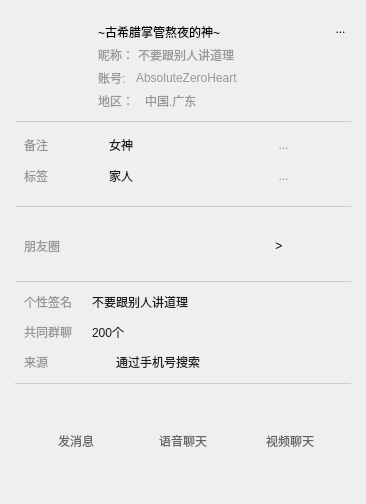
<?xml version="1.0" encoding="UTF-8"?>
<ui version="4.0">
 <class>UserInfoWidget</class>
 <widget class="QWidget" name="UserInfoWidget">
  <property name="geometry">
   <rect>
    <x>0</x>
    <y>0</y>
    <width>366</width>
    <height>504</height>
   </rect>
  </property>
  <property name="maximumSize">
   <size>
    <width>367</width>
    <height>550</height>
   </size>
  </property>
  <property name="windowTitle">
   <string>Form</string>
  </property>
  <layout class="QVBoxLayout" name="verticalLayout_5">
   <property name="spacing">
    <number>0</number>
   </property>
   <property name="leftMargin">
    <number>15</number>
   </property>
   <property name="topMargin">
    <number>11</number>
   </property>
   <property name="rightMargin">
    <number>15</number>
   </property>
   <property name="bottomMargin">
    <number>20</number>
   </property>
   <item>
    <widget class="QWidget" name="widget" native="true">
     <property name="maximumSize">
      <size>
       <width>16777215</width>
       <height>110</height>
      </size>
     </property>
     <layout class="QHBoxLayout" name="horizontalLayout">
      <property name="spacing">
       <number>0</number>
      </property>
      <property name="rightMargin">
       <number>0</number>
      </property>
      <property name="bottomMargin">
       <number>0</number>
      </property>
      <item>
       <widget class="QWidget" name="widget" native="true">
        <property name="maximumSize">
         <size>
          <width>183</width>
          <height>16777215</height>
         </size>
        </property>
        <layout class="QVBoxLayout" name="verticalLayout">
         <property name="leftMargin">
          <number>0</number>
         </property>
         <property name="topMargin">
          <number>6</number>
         </property>
         <property name="rightMargin">
          <number>5</number>
         </property>
         <property name="bottomMargin">
          <number>11</number>
         </property>
         <item>
          <widget class="ImgLabel" name="avatarLabel">
           <property name="minimumSize">
            <size>
             <width>60</width>
             <height>60</height>
            </size>
           </property>
           <property name="maximumSize">
            <size>
             <width>60</width>
             <height>60</height>
            </size>
           </property>
           <property name="styleSheet">
            <string notr="true"/>
           </property>
           <property name="text">
            <string/>
           </property>
           <property name="pixmap">
            <pixmap resource="../../res/icon.qrc">:/a/image/.jpg</pixmap>
           </property>
           <property name="scaledContents">
            <bool>true</bool>
           </property>
          </widget>
         </item>
         <item>
          <spacer name="verticalSpacer">
           <property name="orientation">
            <enum>Qt::Orientation::Vertical</enum>
           </property>
           <property name="sizeHint" stdset="0">
            <size>
             <width>20</width>
             <height>40</height>
            </size>
           </property>
          </spacer>
         </item>
        </layout>
       </widget>
      </item>
      <item>
       <widget class="QWidget" name="widget_2" native="true">
        <property name="maximumSize">
         <size>
          <width>16777215</width>
          <height>106</height>
         </size>
        </property>
        <layout class="QVBoxLayout" name="verticalLayout_2">
         <property name="spacing">
          <number>0</number>
         </property>
         <property name="topMargin">
          <number>0</number>
         </property>
         <item>
          <widget class="QLabel" name="remarkName">
           <property name="minimumSize">
            <size>
             <width>160</width>
             <height>0</height>
            </size>
           </property>
           <property name="maximumSize">
            <size>
             <width>235</width>
             <height>16777215</height>
            </size>
           </property>
           <property name="styleSheet">
            <string notr="true">color: rgb(0, 0, 0);
font: 12pt &quot;微软雅黑&quot;;</string>
           </property>
           <property name="lineWidth">
            <number>-1</number>
           </property>
           <property name="text">
            <string>~古希腊掌管熬夜的神~</string>
           </property>
           <property name="wordWrap">
            <bool>true</bool>
           </property>
          </widget>
         </item>
         <item>
          <layout class="QHBoxLayout" name="horizontalLayout_11" stretch="0,0">
           <property name="spacing">
            <number>0</number>
           </property>
           <item>
            <widget class="QLabel" name="label_12">
             <property name="maximumSize">
              <size>
               <width>40</width>
               <height>40</height>
              </size>
             </property>
             <property name="styleSheet">
              <string notr="true">font: 9pt &quot;微软雅黑&quot;;
color: rgb(151, 151, 151);</string>
             </property>
             <property name="text">
              <string>昵称：</string>
             </property>
            </widget>
           </item>
           <item>
            <widget class="QLabel" name="label_13">
             <property name="maximumSize">
              <size>
               <width>200</width>
               <height>16777215</height>
              </size>
             </property>
             <property name="styleSheet">
              <string notr="true">font: 9pt &quot;微软雅黑&quot;;
color: rgb(151, 151, 151);</string>
             </property>
             <property name="text">
              <string>不要跟别人讲道理</string>
             </property>
             <property name="wordWrap">
              <bool>true</bool>
             </property>
            </widget>
           </item>
          </layout>
         </item>
         <item>
          <layout class="QHBoxLayout" name="horizontalLayout_4">
           <property name="spacing">
            <number>10</number>
           </property>
           <item>
            <widget class="QLabel" name="label_4">
             <property name="maximumSize">
              <size>
               <width>40</width>
               <height>40</height>
              </size>
             </property>
             <property name="styleSheet">
              <string notr="true">font: 9pt &quot;微软雅黑&quot;;
color: rgb(151, 151, 151);</string>
             </property>
             <property name="text">
              <string>账号:</string>
             </property>
             <property name="wordWrap">
              <bool>false</bool>
             </property>
            </widget>
           </item>
           <item>
            <widget class="QLabel" name="account">
             <property name="minimumSize">
              <size>
               <width>160</width>
               <height>0</height>
              </size>
             </property>
             <property name="maximumSize">
              <size>
               <width>160</width>
               <height>16777215</height>
              </size>
             </property>
             <property name="styleSheet">
              <string notr="true">font: 10pt &quot;微软雅黑&quot;;
color: rgb(151, 151, 151);</string>
             </property>
             <property name="text">
              <string>AbsoluteZeroHeart</string>
             </property>
             <property name="wordWrap">
              <bool>true</bool>
             </property>
            </widget>
           </item>
           <item>
            <spacer name="horizontalSpacer">
             <property name="orientation">
              <enum>Qt::Orientation::Horizontal</enum>
             </property>
             <property name="sizeHint" stdset="0">
              <size>
               <width>40</width>
               <height>20</height>
              </size>
             </property>
            </spacer>
           </item>
          </layout>
         </item>
         <item>
          <layout class="QHBoxLayout" name="horizontalLayout_5">
           <property name="spacing">
            <number>7</number>
           </property>
           <item>
            <widget class="QLabel" name="label_3">
             <property name="maximumSize">
              <size>
               <width>40</width>
               <height>40</height>
              </size>
             </property>
             <property name="styleSheet">
              <string notr="true">font: 9pt &quot;微软雅黑&quot;;
color: rgb(151, 151, 151);</string>
             </property>
             <property name="text">
              <string>地区：</string>
             </property>
            </widget>
           </item>
           <item>
            <widget class="QLabel" name="region">
             <property name="styleSheet">
              <string notr="true">font: 9pt &quot;微软雅黑&quot;;
color: rgb(151, 151, 151);</string>
             </property>
             <property name="text">
              <string>中国.广东</string>
             </property>
             <property name="wordWrap">
              <bool>true</bool>
             </property>
            </widget>
           </item>
          </layout>
         </item>
        </layout>
       </widget>
      </item>
      <item>
       <widget class="QWidget" name="widget_7" native="true">
        <layout class="QVBoxLayout" name="verticalLayout_6">
         <property name="leftMargin">
          <number>0</number>
         </property>
         <property name="topMargin">
          <number>0</number>
         </property>
         <property name="rightMargin">
          <number>0</number>
         </property>
         <property name="bottomMargin">
          <number>0</number>
         </property>
         <item>
          <widget class="QToolButton" name="toolButton_3">
           <property name="styleSheet">
            <string notr="true">
background-color: transparent; /* 透明背景 */
border: none; /* 无边框 */
font: 15pt &quot;微软雅黑&quot;;
padding: 0px; /* 文本内边距0 */
vertical-align: top; /* 文本顶部对齐 */
    </string>
           </property>
           <property name="text">
            <string>...</string>
           </property>
           <property name="iconSize">
            <size>
             <width>3</width>
             <height>11</height>
            </size>
           </property>
           <property name="popupMode">
            <enum>QToolButton::ToolButtonPopupMode::DelayedPopup</enum>
           </property>
           <property name="toolButtonStyle">
            <enum>Qt::ToolButtonStyle::ToolButtonTextOnly</enum>
           </property>
          </widget>
         </item>
         <item>
          <spacer name="verticalSpacer_2">
           <property name="orientation">
            <enum>Qt::Orientation::Vertical</enum>
           </property>
           <property name="sizeHint" stdset="0">
            <size>
             <width>20</width>
             <height>40</height>
            </size>
           </property>
          </spacer>
         </item>
        </layout>
       </widget>
      </item>
     </layout>
    </widget>
   </item>
   <item>
    <widget class="QWidget" name="widget_5" native="true">
     <property name="maximumSize">
      <size>
       <width>16777215</width>
       <height>80</height>
      </size>
     </property>
     <property name="styleSheet">
      <string notr="true">#widget_5{
border-top: 1px solid #cccccc; /* 边框宽度+颜色+线型 */
}
QWidget{
font: 11pt &quot;微软雅黑&quot;;
color: rgb(150, 150, 150);
}</string>
     </property>
     <layout class="QVBoxLayout" name="verticalLayout_3">
      <item>
       <layout class="QHBoxLayout" name="horizontalLayout_6" stretch="0,0,0,0">
        <property name="spacing">
         <number>0</number>
        </property>
        <item>
         <widget class="QLabel" name="label">
          <property name="minimumSize">
           <size>
            <width>80</width>
            <height>0</height>
           </size>
          </property>
          <property name="maximumSize">
           <size>
            <width>50</width>
            <height>16777215</height>
           </size>
          </property>
          <property name="text">
           <string>备注</string>
          </property>
         </widget>
        </item>
        <item>
         <widget class="QPushButton" name="pushButton_2">
          <property name="minimumSize">
           <size>
            <width>170</width>
            <height>0</height>
           </size>
          </property>
          <property name="styleSheet">
           <string notr="true">QPushButton {
    background-color: transparent;
    border: none;
    qproperty-alignment: AlignLeft;
    padding-left: 5px;
    text-align: left; 
    color: rgb(29, 29, 29);
}</string>
          </property>
          <property name="text">
           <string>女神</string>
          </property>
         </widget>
        </item>
        <item>
         <widget class="QToolButton" name="toolButton">
          <property name="styleSheet">
           <string notr="true">QToolButton {
 background-color: transparent;
 border: none;
 }</string>
          </property>
          <property name="text">
           <string>...</string>
          </property>
          <property name="icon">
           <iconset resource="../../res/icon.qrc">
            <normaloff>:/a/icons/图片编辑.svg</normaloff>:/a/icons/图片编辑.svg</iconset>
          </property>
         </widget>
        </item>
        <item>
         <spacer name="horizontalSpacer_5">
          <property name="orientation">
           <enum>Qt::Orientation::Horizontal</enum>
          </property>
          <property name="sizeHint" stdset="0">
           <size>
            <width>40</width>
            <height>20</height>
           </size>
          </property>
         </spacer>
        </item>
       </layout>
      </item>
      <item>
       <layout class="QHBoxLayout" name="horizontalLayout_7">
        <property name="spacing">
         <number>0</number>
        </property>
        <item>
         <widget class="QLabel" name="label_2">
          <property name="minimumSize">
           <size>
            <width>80</width>
            <height>0</height>
           </size>
          </property>
          <property name="maximumSize">
           <size>
            <width>50</width>
            <height>16777215</height>
           </size>
          </property>
          <property name="text">
           <string>标签</string>
          </property>
         </widget>
        </item>
        <item>
         <widget class="QPushButton" name="pushButton_3">
          <property name="minimumSize">
           <size>
            <width>170</width>
            <height>0</height>
           </size>
          </property>
          <property name="styleSheet">
           <string notr="true">QPushButton {
    background-color: transparent;
    border: none;
    qproperty-alignment: AlignLeft;
    padding-left: 5px;
    text-align: left; 
    color: rgb(29, 29, 29);
}</string>
          </property>
          <property name="text">
           <string>家人</string>
          </property>
         </widget>
        </item>
        <item>
         <widget class="QToolButton" name="toolButton_2">
          <property name="styleSheet">
           <string notr="true">QToolButton {
 background-color: transparent;
 border: none;
 }</string>
          </property>
          <property name="text">
           <string>...</string>
          </property>
          <property name="icon">
           <iconset resource="../../res/icon.qrc">
            <normaloff>:/a/icons/图片编辑.svg</normaloff>:/a/icons/图片编辑.svg</iconset>
          </property>
         </widget>
        </item>
        <item>
         <spacer name="horizontalSpacer_6">
          <property name="orientation">
           <enum>Qt::Orientation::Horizontal</enum>
          </property>
          <property name="sizeHint" stdset="0">
           <size>
            <width>40</width>
            <height>20</height>
           </size>
          </property>
         </spacer>
        </item>
       </layout>
      </item>
     </layout>
    </widget>
   </item>
   <item>
    <widget class="QWidget" name="widget_3" native="true">
     <property name="minimumSize">
      <size>
       <width>0</width>
       <height>80</height>
      </size>
     </property>
     <property name="maximumSize">
      <size>
       <width>16777215</width>
       <height>70</height>
      </size>
     </property>
     <property name="styleSheet">
      <string notr="true">QWidget{
border-top: 1px solid #cccccc; /* 边框宽度+颜色+线型 */
}</string>
     </property>
     <layout class="QHBoxLayout" name="horizontalLayout_3">
      <item>
       <widget class="QLabel" name="label_5">
        <property name="styleSheet">
         <string notr="true">border-top: 0px solid #cccccc; /* 边框宽度+颜色+线型 */
border-bottom: 0px solid #cccccc; /* 边框宽度+颜色+线型 */
font: 11pt &quot;微软雅黑&quot;;
color: rgb(150, 150, 150);
</string>
        </property>
        <property name="text">
         <string>朋友圈</string>
        </property>
       </widget>
      </item>
      <item>
       <widget class="QPushButton" name="pushButton">
        <property name="styleSheet">
         <string notr="true">/* 普通状态：透明、无边框、无图标 */
        QPushButton {
            background-color: transparent; /* 透明背景 */
            border: none; /* 无边框 */
            font: 12pt &quot;微软雅黑&quot;;
        }
        /* 可选：添加点击效果 */
        QPushButton:pressed {
            opacity: 0.8; /* 点击时稍微透明一点 */
        }</string>
        </property>
        <property name="text">
         <string>         &gt;</string>
        </property>
       </widget>
      </item>
     </layout>
    </widget>
   </item>
   <item>
    <widget class="QWidget" name="widget_6" native="true">
     <property name="maximumSize">
      <size>
       <width>16777215</width>
       <height>150</height>
      </size>
     </property>
     <property name="styleSheet">
      <string notr="true">#widget_6{
border-top: 1px solid #cccccc; /* 边框宽度+颜色+线型 */
}
QWidget{
font: 11pt &quot;微软雅黑&quot;;
color: rgb(150, 150, 150);
}</string>
     </property>
     <layout class="QVBoxLayout" name="verticalLayout_4">
      <item>
       <layout class="QHBoxLayout" name="horizontalLayout_8" stretch="0,0,0">
        <property name="spacing">
         <number>20</number>
        </property>
        <item>
         <widget class="QLabel" name="label_6">
          <property name="maximumSize">
           <size>
            <width>80</width>
            <height>16777215</height>
           </size>
          </property>
          <property name="styleSheet">
           <string notr="true">font: 11pt &quot;微软雅黑&quot;;
color: rgb(150, 150, 150);</string>
          </property>
          <property name="text">
           <string>个性签名</string>
          </property>
         </widget>
        </item>
        <item>
         <widget class="QLabel" name="label_8">
          <property name="minimumSize">
           <size>
            <width>200</width>
            <height>0</height>
           </size>
          </property>
          <property name="maximumSize">
           <size>
            <width>200</width>
            <height>16777215</height>
           </size>
          </property>
          <property name="styleSheet">
           <string notr="true">color: rgb(29, 29, 29);</string>
          </property>
          <property name="text">
           <string>不要跟别人讲道理</string>
          </property>
          <property name="wordWrap">
           <bool>true</bool>
          </property>
         </widget>
        </item>
        <item>
         <spacer name="horizontalSpacer_2">
          <property name="orientation">
           <enum>Qt::Orientation::Horizontal</enum>
          </property>
          <property name="sizeHint" stdset="0">
           <size>
            <width>40</width>
            <height>20</height>
           </size>
          </property>
         </spacer>
        </item>
       </layout>
      </item>
      <item>
       <layout class="QHBoxLayout" name="horizontalLayout_10">
        <property name="spacing">
         <number>20</number>
        </property>
        <item>
         <widget class="QLabel" name="label_10">
          <property name="maximumSize">
           <size>
            <width>80</width>
            <height>16777215</height>
           </size>
          </property>
          <property name="text">
           <string>共同群聊</string>
          </property>
         </widget>
        </item>
        <item>
         <widget class="QLabel" name="label_11">
          <property name="maximumSize">
           <size>
            <width>200</width>
            <height>16777215</height>
           </size>
          </property>
          <property name="styleSheet">
           <string notr="true">color: rgb(29, 29, 29);</string>
          </property>
          <property name="text">
           <string>200个</string>
          </property>
         </widget>
        </item>
        <item>
         <spacer name="horizontalSpacer_3">
          <property name="orientation">
           <enum>Qt::Orientation::Horizontal</enum>
          </property>
          <property name="sizeHint" stdset="0">
           <size>
            <width>40</width>
            <height>20</height>
           </size>
          </property>
         </spacer>
        </item>
       </layout>
      </item>
      <item>
       <layout class="QHBoxLayout" name="horizontalLayout_9">
        <property name="spacing">
         <number>20</number>
        </property>
        <item>
         <widget class="QLabel" name="label_7">
          <property name="minimumSize">
           <size>
            <width>72</width>
            <height>0</height>
           </size>
          </property>
          <property name="maximumSize">
           <size>
            <width>72</width>
            <height>16777215</height>
           </size>
          </property>
          <property name="text">
           <string>来源</string>
          </property>
         </widget>
        </item>
        <item>
         <widget class="QLabel" name="label_9">
          <property name="maximumSize">
           <size>
            <width>200</width>
            <height>16777215</height>
           </size>
          </property>
          <property name="styleSheet">
           <string notr="true">color: rgb(29, 29, 29);</string>
          </property>
          <property name="text">
           <string>通过手机号搜索</string>
          </property>
         </widget>
        </item>
        <item>
         <spacer name="horizontalSpacer_4">
          <property name="orientation">
           <enum>Qt::Orientation::Horizontal</enum>
          </property>
          <property name="sizeHint" stdset="0">
           <size>
            <width>40</width>
            <height>20</height>
           </size>
          </property>
         </spacer>
        </item>
       </layout>
      </item>
     </layout>
    </widget>
   </item>
   <item>
    <widget class="QWidget" name="widget_4" native="true">
     <property name="styleSheet">
      <string notr="true">QWidget{
border-top: 1px solid #cccccc; /* 边框宽度+颜色+线型 */
}</string>
     </property>
     <layout class="QHBoxLayout" name="horizontalLayout_2">
      <property name="leftMargin">
       <number>0</number>
      </property>
      <property name="topMargin">
       <number>15</number>
      </property>
      <property name="rightMargin">
       <number>0</number>
      </property>
      <property name="bottomMargin">
       <number>0</number>
      </property>
      <item>
       <widget class="QToolButton" name="switchMessageInterfaceToolButton">
        <property name="minimumSize">
         <size>
          <width>80</width>
          <height>63</height>
         </size>
        </property>
        <property name="maximumSize">
         <size>
          <width>80</width>
          <height>63</height>
         </size>
        </property>
        <property name="styleSheet">
         <string notr="true">QToolButton {
        border: none;               /* 无边框 */
        background: transparent;    /* 透明背景 */
        padding: 0px;               /* 内边距，让内容不紧贴边缘 */
        border-radius: 5px;         /* 轻微圆角（可选） */
	    font: 11pt &quot;等线&quot;;
	    color: rgb(100, 100, 100);
    }
    QToolButton:hover {
        background-color:rgb(230,230,230);  /* 悬浮时灰色背景（可调整色值） */
    }
    QToolButton:pressed {
        background-color: rgb(220,220,220);  /* 按下时稍深灰色（可选） */
    }</string>
        </property>
        <property name="text">
         <string>发消息</string>
        </property>
        <property name="icon">
         <iconset resource="../../res/icon.qrc">
          <normaloff>:/a/icons/聊天.svg</normaloff>:/a/icons/聊天.svg</iconset>
        </property>
        <property name="iconSize">
         <size>
          <width>35</width>
          <height>35</height>
         </size>
        </property>
        <property name="toolButtonStyle">
         <enum>Qt::ToolButtonStyle::ToolButtonTextUnderIcon</enum>
        </property>
       </widget>
      </item>
      <item>
       <widget class="QToolButton" name="switchMessageInterfaceToolButton_2">
        <property name="minimumSize">
         <size>
          <width>80</width>
          <height>63</height>
         </size>
        </property>
        <property name="maximumSize">
         <size>
          <width>80</width>
          <height>63</height>
         </size>
        </property>
        <property name="styleSheet">
         <string notr="true">QToolButton {
        border: none;               /* 无边框 */
        background: transparent;    /* 透明背景 */
        padding: 0px;               /* 内边距，让内容不紧贴边缘 */
        border-radius: 5px;         /* 轻微圆角（可选） */
	    font: 11pt &quot;等线&quot;;
	    color: rgb(100, 100, 100);
    }
    QToolButton:hover {
        background-color:rgb(230,230,230);  /* 悬浮时灰色背景（可调整色值） */
    }
    QToolButton:pressed {
        background-color: rgb(220,220,220);  /* 按下时稍深灰色（可选） */
    }</string>
        </property>
        <property name="text">
         <string>语音聊天</string>
        </property>
        <property name="icon">
         <iconset theme="QIcon::ThemeIcon::Phone"/>
        </property>
        <property name="iconSize">
         <size>
          <width>33</width>
          <height>33</height>
         </size>
        </property>
        <property name="toolButtonStyle">
         <enum>Qt::ToolButtonStyle::ToolButtonTextUnderIcon</enum>
        </property>
       </widget>
      </item>
      <item>
       <widget class="QToolButton" name="switchMessageInterfaceToolButton_3">
        <property name="minimumSize">
         <size>
          <width>80</width>
          <height>63</height>
         </size>
        </property>
        <property name="maximumSize">
         <size>
          <width>80</width>
          <height>63</height>
         </size>
        </property>
        <property name="styleSheet">
         <string notr="true">QToolButton {
        border: none;               /* 无边框 */
        background: transparent;    /* 透明背景 */
        padding: 0px;               /* 内边距，让内容不紧贴边缘 */
        border-radius: 5px;         /* 轻微圆角（可选） */
	    font: 11pt &quot;等线&quot;;
	    color: rgb(100, 100, 100);
    }
    QToolButton:hover {
        background-color:rgb(230,230,230);  /* 悬浮时灰色背景（可调整色值） */
    }
    QToolButton:pressed {
        background-color: rgb(220,220,220);  /* 按下时稍深灰色（可选） */
    }</string>
        </property>
        <property name="text">
         <string>视频聊天</string>
        </property>
        <property name="icon">
         <iconset theme="QIcon::ThemeIcon::CameraVideo"/>
        </property>
        <property name="iconSize">
         <size>
          <width>33</width>
          <height>33</height>
         </size>
        </property>
        <property name="toolButtonStyle">
         <enum>Qt::ToolButtonStyle::ToolButtonTextUnderIcon</enum>
        </property>
       </widget>
      </item>
     </layout>
    </widget>
   </item>
  </layout>
 </widget>
 <customwidgets>
  <customwidget>
   <class>ImgLabel</class>
   <extends>QLabel</extends>
   <header>imglabel.h</header>
  </customwidget>
 </customwidgets>
 <resources>
  <include location="../../res/icon.qrc"/>
 </resources>
 <connections/>
</ui>
